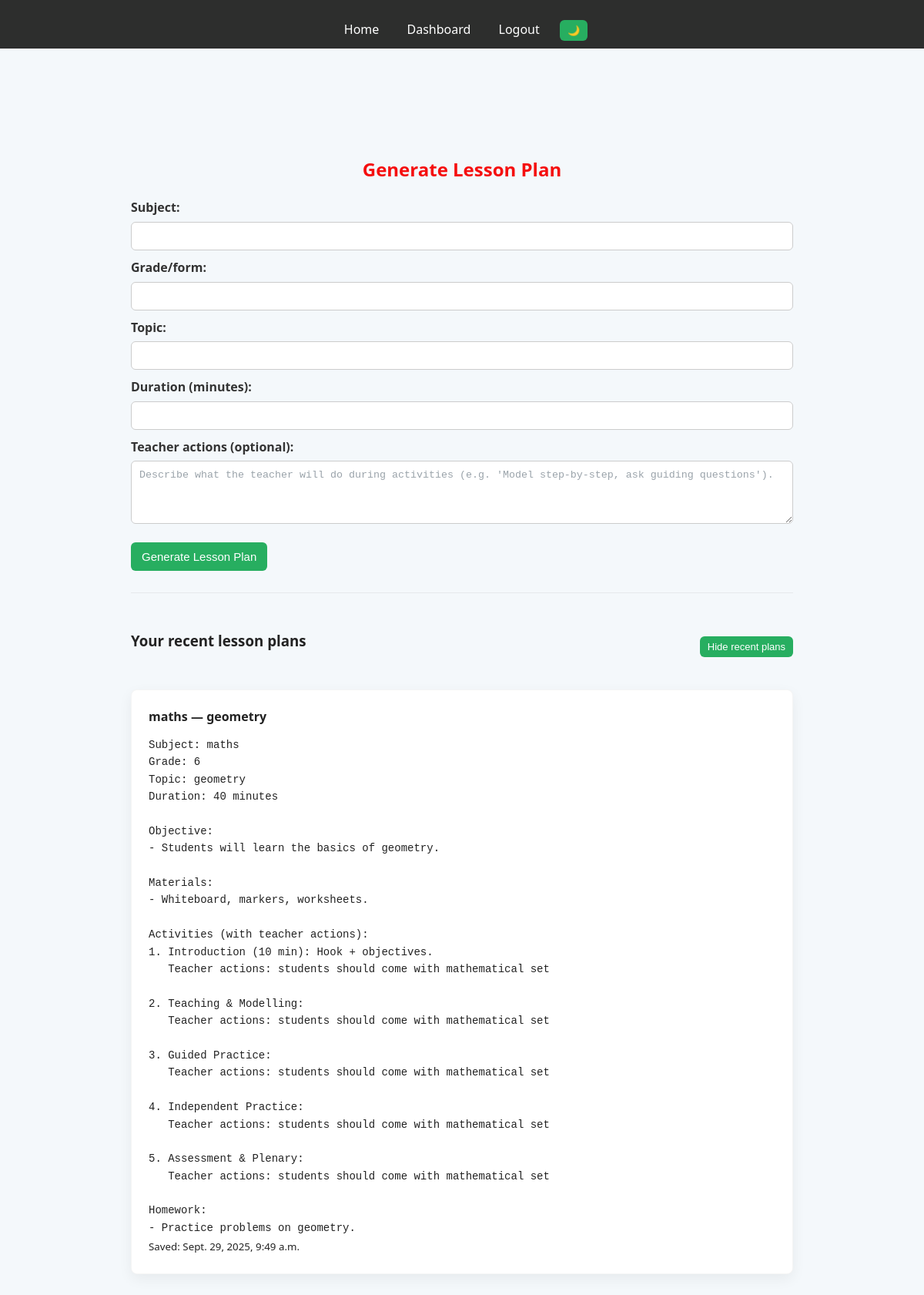
The page /home/ (signed in) on the database its author committed.
### leason_generator/models.py (models this page shows, shortened)
class LessonPlan(models.Model):
    user = models.ForeignKey(settings.AUTH_USER_MODEL, null=True, blank=True, on_delete=models.SET_NULL)
    subject = models.CharField(max_length=200)
    grade = models.CharField(max_length=100)
    topic = models.CharField(max_length=200)
    duration = models.PositiveIntegerField()
    content = models.TextField()
    teacher_actions = models.TextField(blank=True)  # new optional field
    created = models.DateTimeField(auto_now_add=True)

### leason_generator/views.py (the view, shortened to what this page needs)
# urls.py: path('home/', views.index, name='home'),
@login_required
def index(request):
    lesson_plan_text = None
    recent_plans = LessonPlan.objects.filter(user=request.user).order_by("-created")[:10]
    return render(request, "index.html", {"lesson_plan": lesson_plan_text, "recent_plans": recent_plans})

### leason_generator/templates/index.html (shortened to what this page needs)
{% extends 'base.html' %}
{% block content %}
<div class="container">
    <h2>Generate Lesson Plan</h2>
    <form id="generate-form" method="post">
        <label for="subject">Subject:</label>
        <input type="text" id="subject" name="subject" required>
        <label for="grade">Grade/form:</label>
        <input type="text" id="grade" name="grade" required>
        <label for="topic">Topic:</label>
        <input type="text" id="topic" name="topic" required>
        <label for="duration">Duration (minutes):</label>
        <input type="number" id="duration" name="duration" required>
        <label for="teacher_actions">Teacher actions (optional):</label>
        <textarea id="teacher_actions" name="teacher_actions" rows="4" placeholder="Describe what the teacher will do during activities (e.g. 'Model step-by-step, ask guiding questions')."></textarea>
        <button type="submit" class="btn">Generate Lesson Plan</button>
    </form>
    <hr>
    <div style="display:flex; justify-content:space-between; align-items:center;">
      <h3>Your recent lesson plans</h3>
      <button class="toggle-recent btn small" data-target="recent-list">Hide recent plans</button>
    </div>
    <div id="recent-list">
      {% for lp in recent_plans %}
        <div class="output">
          <strong>{{ lp.subject }} — {{ lp.topic }}</strong>
          <pre>{{ lp.content }}</pre>
          <small>Saved: {{ lp.created }}</small>
        </div>
      {% empty %}
        <p>No saved plans yet.</p>
      {% endfor %}
    </div>
</div>
{% endblock %}

### leason_generator/static/css/style.css (style rules this page uses)
body { font-family: "Segoe UI", Roboto, Arial, sans-serif; background:#f4f8fb; margin:0; padding:0; color: #f31717; line-height: 1.6; }
.container { max-width:900px; margin:40px auto; padding:20px; }
h1, h2 { text-align: center; color: #f50e0e; margin: 18px 0; }
label { display: block; margin-top: 10px; font-weight: 600; color: #f5f1f1; }
input, textarea { width: 100%; padding: 10px; margin-top: 5px; border: 1px solid #ccc; border-radius: 6px; background: #fff; box-sizing: border-box; color: #0f0909; }
button, .btn { margin-top: 16px; padding: 10px 14px; background: #27ae60; color: white; border: none; border-radius: 6px; font-size: 15px; cursor: pointer; display: inline-block; text-decoration: none; }
.btn.small { padding:6px 10px; font-size:13px; border-radius:6px; }
.output, .lesson-plan { margin-top: 30px; padding: 22px; background: var(--card); color: var(--text); border-radius: 8px; box-shadow: 0 6px 18px rgba(0,0,0,0.06); border: 1px solid rgba(0,0,0,0.04); }
.output pre, #recent-list pre { white-space: pre-wrap; word-wrap: break-word; font-family: "Courier New", Courier, monospace; font-size: 14px; color: var(--text); background: transparent; margin: 12px 0 0 0; padding: 0; line-height: 1.6; opacity: 1; }
.output h3, .output strong, .output small { color: var(--text); }
#recent-list { transition: max-height .3s ease; max-height: 1000px; overflow: visible; }
hr { border: none; border-top: 1px solid rgba(0,0,0,0.06); margin: 28px 0; }
.output strong { color: #222; display:block; margin-bottom:8px; font-size:16px; }
:root { --bg: #f4f8fb; --text: #222; --card: #fff; }
body { background: var(--bg); color: var(--text); }
.output, .lesson-plan { background: var(--card); color: var(--text); }
:root { --bg: #f4f8fb; --text: #222; --card: #fff; --input-bg: #ffffff; --input-text: #111111; --input-border: #cccccc; --input-placeholder: #9aa3aa; --label-color: #333333; --btn-bg: #27ae60; --btn-text: #ffffff; --focus-ring: rgba(39,174,96,0.18); }
body { background: var(--bg); color: var(--text); transition: background .25s ease, color .25s ease; }
label { color: var(--label-color); transition: color .20s ease; }
input, textarea, select { background: var(--input-bg); color: var(--input-text); border: 1px solid var(--input-border); transition: background .20s ease, color .20s ease, border-color .20s ease, box-shadow .20s ease; outline: none; box-sizing: border-box; }
input::placeholder, textarea::placeholder { color: var(--input-placeholder); opacity: 1; transition: color .20s ease; }
button, .btn { background: var(--btn-bg); color: var(--btn-text); transition: background .15s ease, color .15s ease; }

### rows shown on the page
LessonPlan: subject "maths", topic "geometry", content "Subject: maths Grade: 6 Topic: geometry Duration: 40 minutes Objective: - Students will learn the basics of geometry. Materials: - Whiteboard, markers, worksheets. Activities (with teacher actions): 1. Introduction (10 min): Hook + objectives. Teacher actions: students should come with mathematical set 2. Teaching & Modelling: Teacher actions: students should come with mathematical set 3. Guided Practice: Teacher actions: students should come with mathematical set 4. Independent Practice: Teacher actions: students should come with mathematical set 5. Assessment & Plenary: Teacher actions: students should come with mathematical set Homework: - Practice problems on geometry.", created "Sept. 29, 2025, 9:49 a.m."
